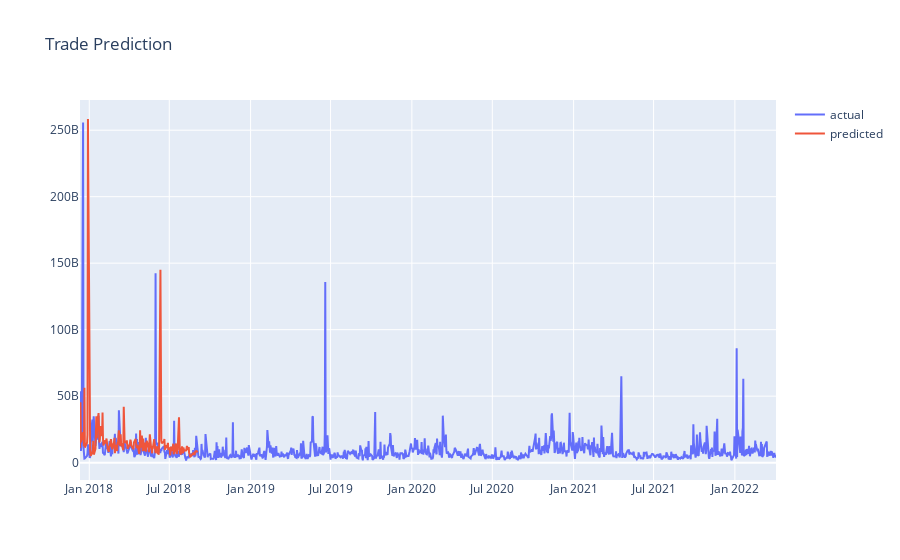

Notebook cell for this chart:
### Code cell
#merge with actual sales dataframe
df_pred = pd.merge(df_price,df_result,on='tradedate',how='left')
#plot actual and predicted
plot_data = [
    go.Scatter(
        x=df_pred['tradedate'],
        y=df_pred['amount'],
        name='actual' 
      
    ),
        go.Scatter(
        x=df_pred['tradedate'],
        y=df_pred['pred_value'],
        name='predicted'
    )
    
]
plot_layout = go.Layout(
        title='Trade Prediction')

fig = go.Figure(data=plot_data, layout=plot_layout,)
fig.update_layout(xaxis_range=['2017-12-11', '2022-04-04'])#'2019-05-31'
plotly.offline.iplot(fig)

### Figure 1 — Plotly figure (JSON) as saved in the notebook; plotly's stock layout.template omitted (floating-point values rounded to 4 significant figures; data arrays with more than 128 entries replaced by an {"elided": "..."} marker saying what was removed)
{"data": [{"name": "actual", "type": "scatter", "x": {"elided": "1204 str values"}, "y": {"elided": "1204 float values"}}, {"name": "predicted", "type": "scatter", "x": {"elided": "1204 str values"}, "y": {"elided": "1204 int values"}}], "layout": {"title": {"text": "Trade Prediction"}, "xaxis": {"range": ["2017-12-11", "2022-04-04"]}}}
